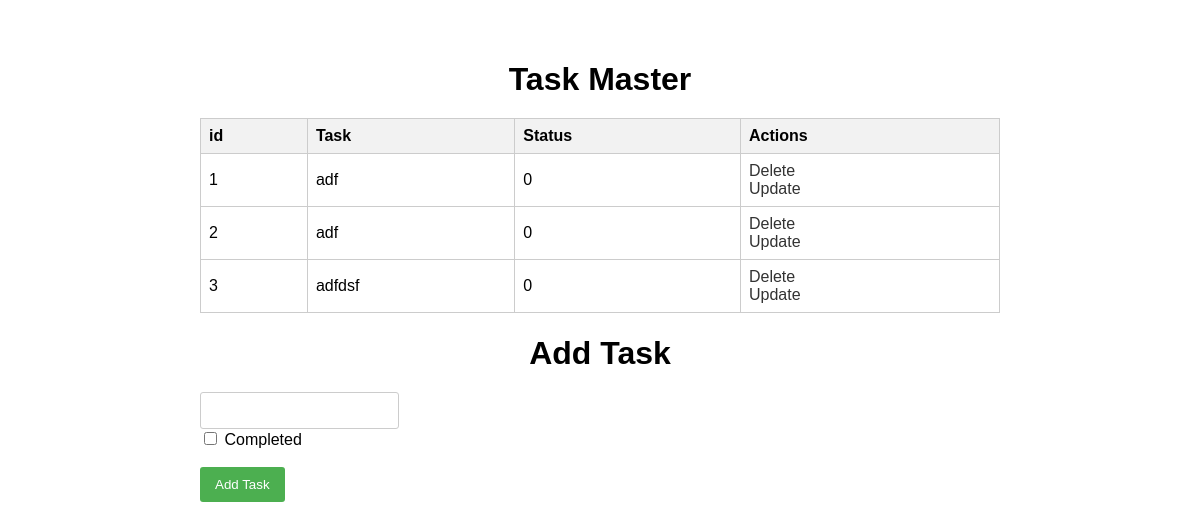
Before: / with the older database file.
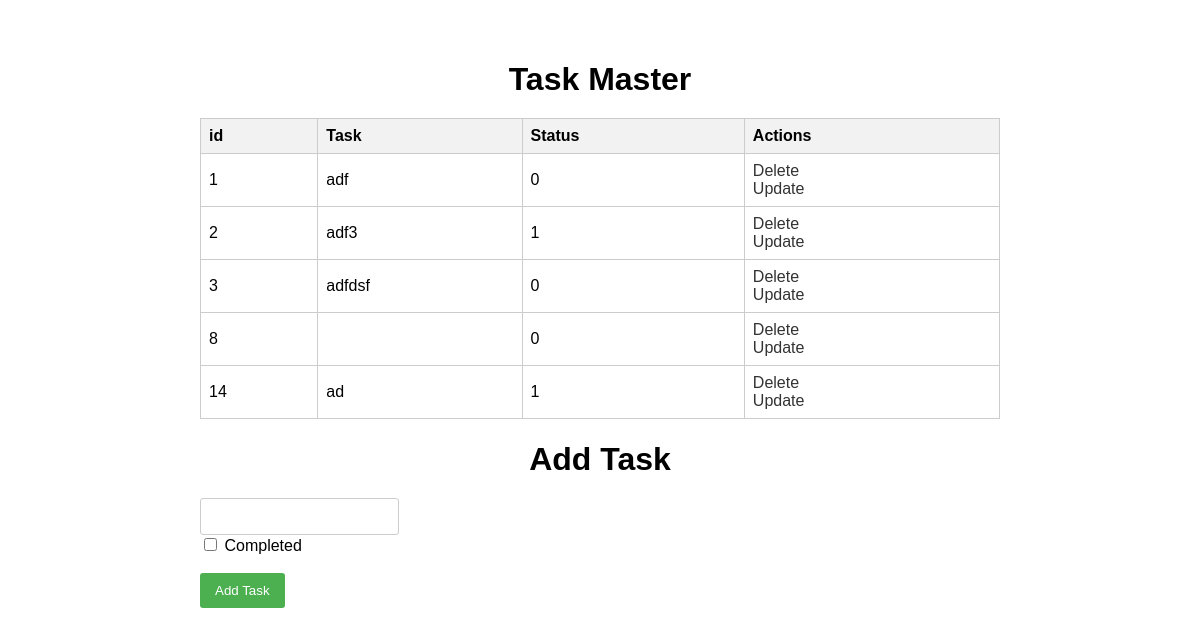
After: the same page with the newer database file.
### tables this page shows
CREATE TABLE Tasks (
            TID INTEGER PRIMARY KEY AUTOINCREMENT,
            Name VARCHAR(40) DEFAULT 'No-Name' NOT NULL,
            Status BOOLEAN DEFAULT false
        );

### app.py (the view)
@app.route('/', methods=['POST', 'GET'])
def index():
    if request.method == "POST":
        task_content = request.form['content']
        b = 1 if 'status' in request.form else 0
        query = f"INSERT INTO Tasks (Name, Status) VALUES ('{task_content}', {b})"
        try:
            setup()
            raw(query)
            return redirect('/')
        except:
            return render_template('error.html', s="invalid input")
    else:
        task = raww("SELECT * FROM Tasks")
        print(task)
        return render_template('index.html', tasks = task)

### db.py (called while the page is built)
def raww(query):
    with sqlite3.connect("info.db") as con:
        cur = con.cursor()
        res = cur.execute(query)
        res = res.fetchall()
        con.commit()
    return res

### templates/index.html (shortened to what this page needs)
{% extends 'base.html' %}
{% block body %}
<div class="content">
    <h1>Task Master</h1>
    <table>
        <tr>
            <th>id</th>
            <th>Task</th>
            <th>Status</th>
            <th>Actions</th>
        </tr>
        {% for i in tasks %}
        <tr>
            <td>{{i[0]}}</td>
            <td>{{i[1]}}</td>
            <td>{{i[2]}}</td>
            <td>
                <a href="/delete/{{i[0]}}">Delete</a>
                <br>
                <a href="/update/{{i[0]}}">Update</a>
            </td>
        </tr>
        {% endfor %}
    </table>
    <h1>Add Task</h1>
    <form action="/" method="POST">
        <input type="text" name="content" id="content">
        <br />
        <div>
            <input type="checkbox" name="status" id="status" />
            <label for="status">Completed</label>
        </div>
        <br />
        <input type="submit" value="Add Task">
        <br />
        <br />
    </form>
</div>
{% endblock %}

### templates/base.html (shortened to what this page needs)
<!doctype html>
<html lang="en">
<head>
    <link rel="stylesheet" href="{{ url_for('static', filename='css/main.css') }}">
</head>
<body>
    {% block body %}{% endblock %}
</body>
</html>

### static/css/main.css (style rules this page uses)
body { font-family: Arial, sans-serif; margin: 0; padding: 0; }
.content { max-width: 800px; margin: 20px auto; padding: 20px; }
h1 { text-align: center; margin-bottom: 20px; }
table { width: 100%; border-collapse: collapse; }
th, td { border: 1px solid #ccc; padding: 8px; text-align: left; }
th { background-color: #f2f2f2; }
form { margin-top: 20px; }
input[type="text"] { padding: 10px; border: 1px solid #ccc; border-radius: 3px; }
input[type="submit"] { padding: 10px 15px; background-color: #4caf50; color: white; border: none; cursor: pointer; border-radius: 3px; }
a { text-decoration: none; color: #333; }

Changed rows visible on the page:
changed Tasks id 2: Name "adf" → "adf3"; Status "0" → "1"
added Tasks: TID "8", Status "0"
added Tasks: TID "14", Name "ad", Status "1"
